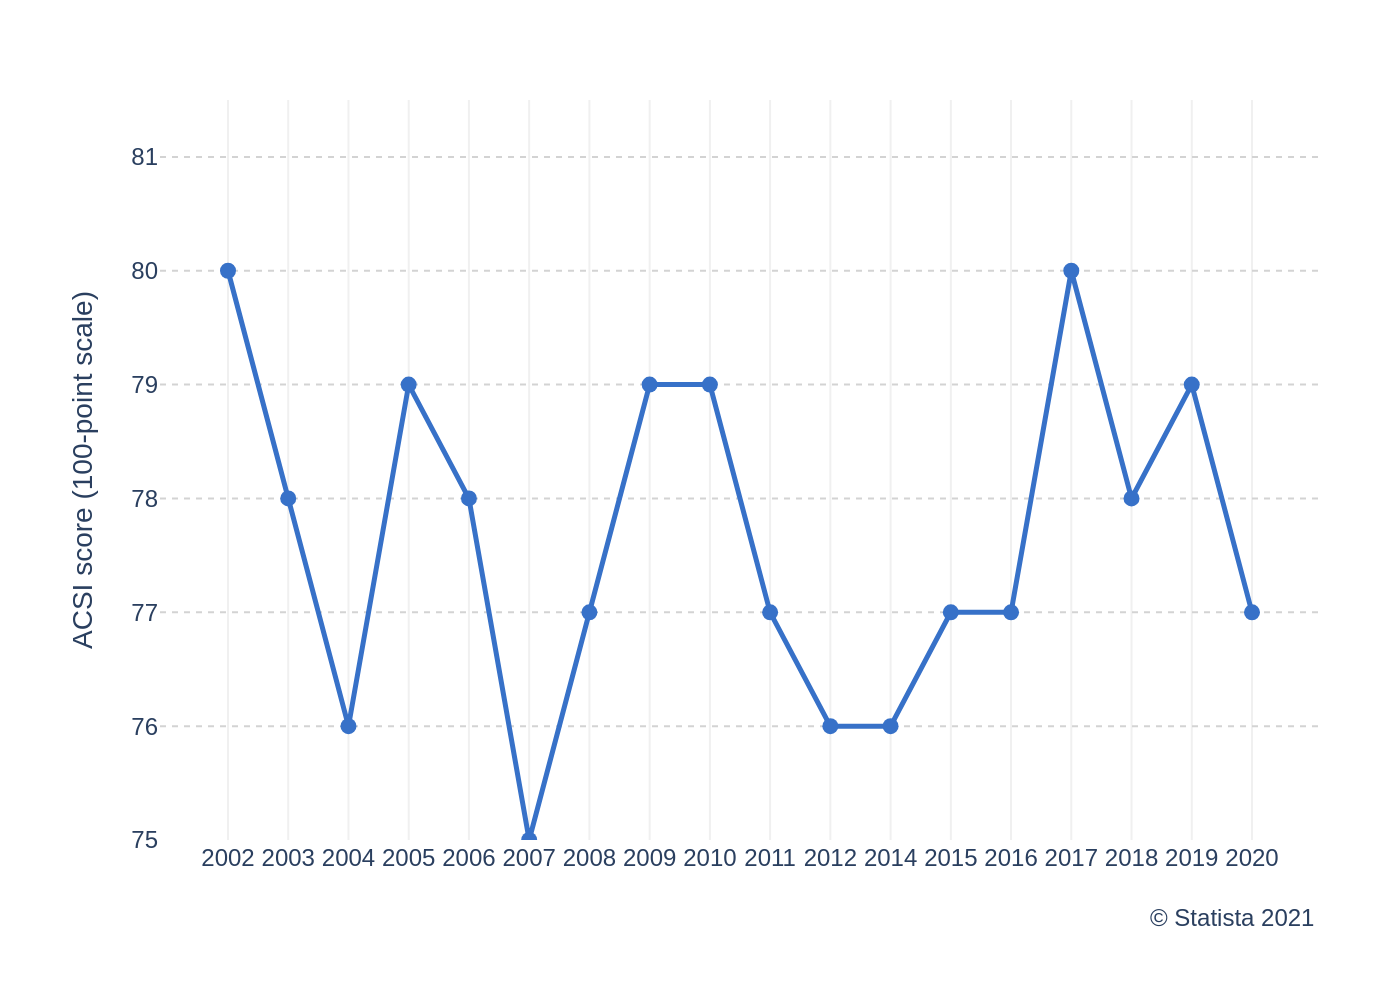

Generate this figure with Python:
import sys
import json
import os
import plotly.graph_objects as go

if len(sys.argv) != 2:
    print(f"Usage: python {os.path.basename(sys.argv[0])} <json_file_path>")
    sys.exit(1)

json_file_path = sys.argv[1]

try:
    with open(json_file_path, 'r', encoding='utf-8') as f:
        chart_details = json.load(f)
except FileNotFoundError:
    print(f"Error: The file '{json_file_path}' was not found.")
    sys.exit(1)
except json.JSONDecodeError:
    print(f"Error: The file '{json_file_path}' contains invalid JSON.")
    sys.exit(1)

chart_data = chart_details['chart_data']
texts = chart_details['texts']
colors = chart_details['colors']

fig = go.Figure()

for i, series in enumerate(chart_data):
    fig.add_trace(go.Scatter(
        x=series['x'],
        y=series['y'],
        mode='lines+markers',
        line=dict(color=colors[i % len(colors)], width=2.5),
        marker=dict(color=colors[i % len(colors)], size=8),
        name=series.get('series_name', '')
    ))

title_text_parts = []
if texts.get('title'):
    title_text_parts.append(f"<b>{texts['title']}</b>")
if texts.get('subtitle'):
    title_text_parts.append(texts['subtitle'])
full_title = "<br>".join(title_text_parts)

fig.update_layout(
    title_text=full_title if full_title else None,
    title_x=0.05,
    title_xanchor='left',
    xaxis_title=texts.get('x_axis_title'),
    yaxis_title=texts.get('y_axis_title'),
    xaxis=dict(
        type='category',
        showgrid=True,
        gridcolor='#f0f0f0',
        gridwidth=1
    ),
    yaxis=dict(
        range=[75, 81.5],
        tickmode='linear',
        tick0=75,
        dtick=1,
        gridcolor='lightgrey',
        griddash='dot'
    ),
    font=dict(family="Arial", size=12),
    plot_bgcolor='white',
    paper_bgcolor='white',
    showlegend=False,
    margin=dict(l=80, r=40, t=50, b=80),
)

if texts.get('source'):
    fig.add_annotation(
        text=texts['source'],
        xref="paper", yref="paper",
        x=1, y=0,
        xanchor='right', yanchor='top',
        yshift=-30,
        showarrow=False,
        align='right',
        font=dict(size=12)
    )

output_base_name = os.path.splitext(os.path.basename(json_file_path))[0]
output_image_path = f"{output_base_name}.png"

fig.write_image(output_image_path, scale=2)

print(f"Chart successfully generated and saved to '{output_image_path}'.")
